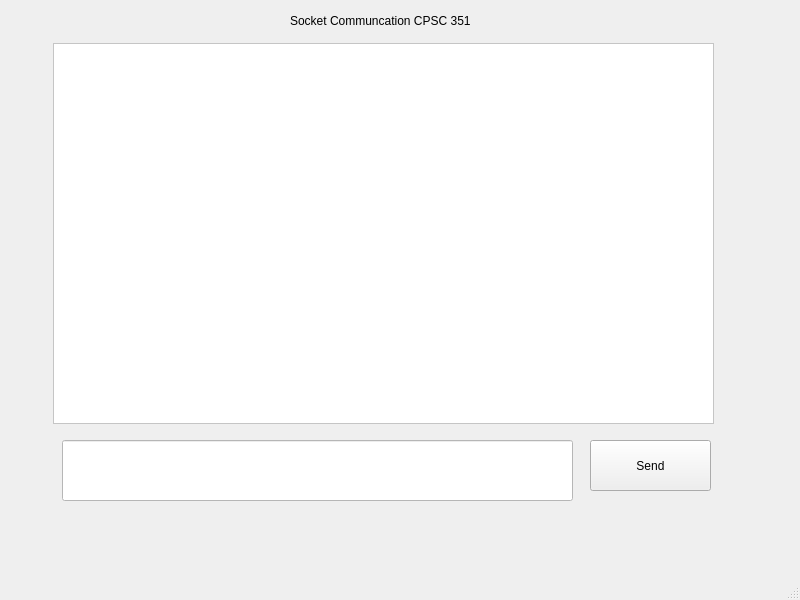
<?xml version="1.0" encoding="UTF-8"?>
<ui version="4.0">
 <class>MainWindow</class>
 <widget class="QMainWindow" name="MainWindow">
  <property name="geometry">
   <rect>
    <x>0</x>
    <y>0</y>
    <width>800</width>
    <height>600</height>
   </rect>
  </property>
  <property name="windowTitle">
   <string>MainWindow</string>
  </property>
  <widget class="QWidget" name="centralwidget">
   <widget class="QPushButton" name="sendMessageButton">
    <property name="geometry">
     <rect>
      <x>590</x>
      <y>440</y>
      <width>121</width>
      <height>51</height>
     </rect>
    </property>
    <property name="text">
     <string>Send</string>
    </property>
   </widget>
   <widget class="QLabel" name="Title">
    <property name="geometry">
     <rect>
      <x>290</x>
      <y>10</y>
      <width>221</width>
      <height>21</height>
     </rect>
    </property>
    <property name="text">
     <string>Socket Communcation CPSC 351 </string>
    </property>
   </widget>
   <widget class="QTextEdit" name="sendReceive">
    <property name="geometry">
     <rect>
      <x>53</x>
      <y>43</y>
      <width>661</width>
      <height>381</height>
     </rect>
    </property>
    <property name="styleSheet">
     <string notr="true">background-color: white;
color: black;</string>
    </property>
   </widget>
   <widget class="QLineEdit" name="msgBox">
    <property name="geometry">
     <rect>
      <x>62</x>
      <y>440</y>
      <width>511</width>
      <height>61</height>
     </rect>
    </property>
    <property name="styleSheet">
     <string notr="true">background-color: white;
color: black</string>
    </property>
   </widget>
  </widget>
  <widget class="QMenuBar" name="menubar">
   <property name="geometry">
    <rect>
     <x>0</x>
     <y>0</y>
     <width>800</width>
     <height>36</height>
    </rect>
   </property>
  </widget>
  <widget class="QStatusBar" name="statusbar"/>
 </widget>
 <resources/>
 <connections/>
</ui>
